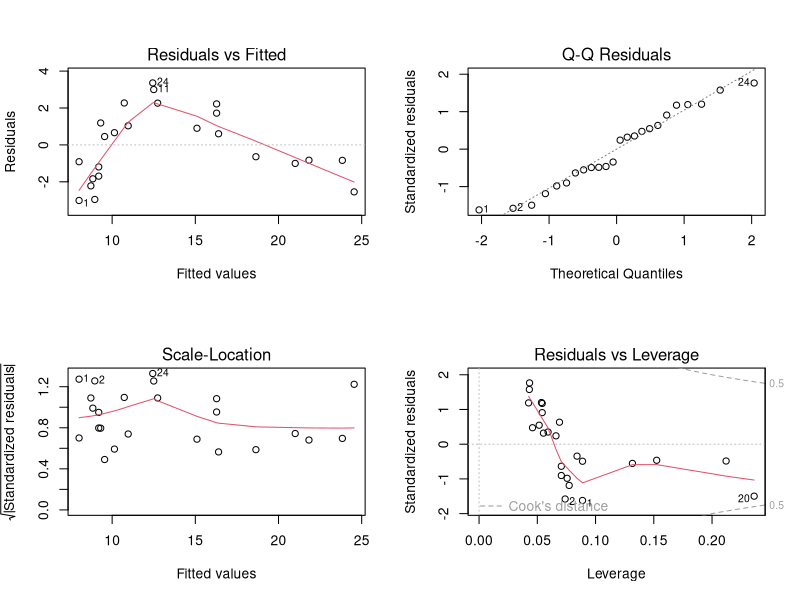
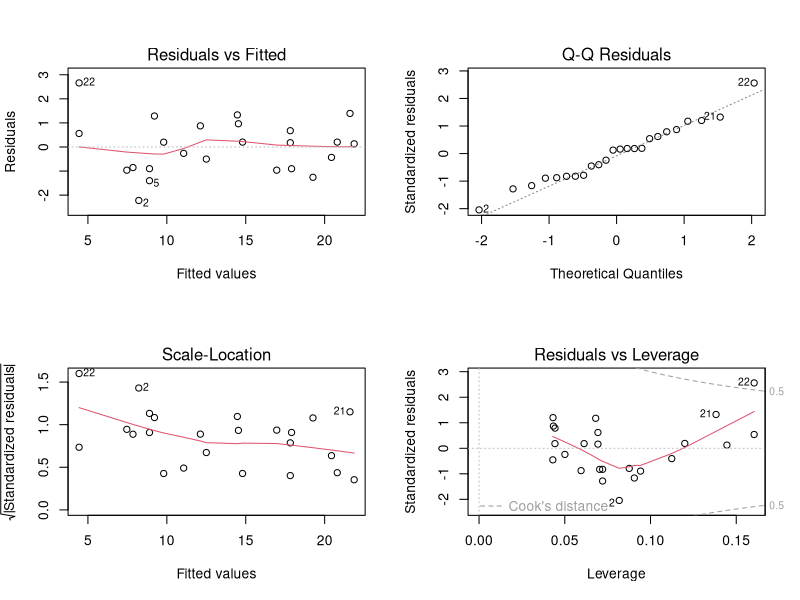

These figures' R source, in order:
data<- read.csv("Promotion.csv")
head(data)

model <- lm(Rev~Prom,data)

summary(model)

new<- data.frame(Prom=5)
predict(model, newdata = new)

predict(model, newdata= new, interval = "prediction")
predict(model, newdata= new, interval = "confidence")

confint(model, level = 0.95)

par(mfrow= c(2,2))
plot(model)

data$Prom_ln <- log(data$Prom)

mode12 <- lm( Rev ~ Prom_ln, data)
summary(mode12)


par(mfrow=c(2,2))
plot(mode12)
anova(mode12)

rs<- rstandard(mode12)
which (rs< -3 | rs >3 )
ht <- hatvalues(mode12)
which(ht >0.16)
ck <- cooks.distance(mode12)
which(ck>1)



